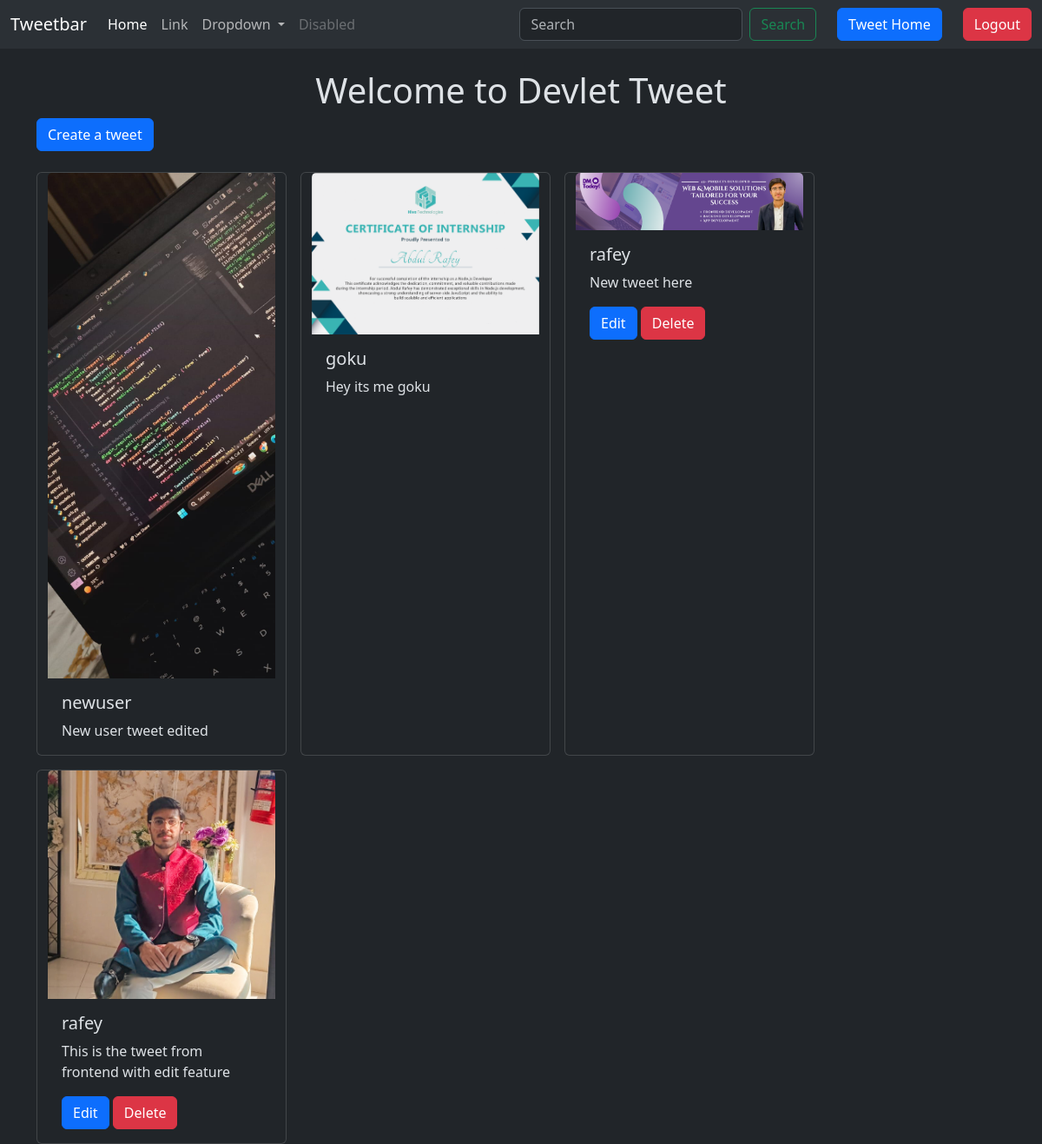
The page /tweet/ (signed in) on the database its author committed.
### tweet/models.py (models this page shows, shortened)
class Tweet(models.Model):
    user = models.ForeignKey(User, on_delete=models.CASCADE)
    text = models.TextField(max_length=280)
    photo = models.ImageField(upload_to='photos/', null=True, blank=True)
    created_at = models.DateTimeField(auto_now_add=True)
    updated_at = models.DateTimeField(auto_now=True)

### tweet/views.py (the view)
# urls.py: path('', views.tweet_list, name='tweet_list'),
def tweet_list(request):
    tweets = Tweet.objects.all().order_by('-created_at')
    return render(request,'tweet_list.html', {'tweets': tweets})

### tweet/templates/tweet_list.html
{% extends 'layout.html'%} {% block content %}
<h1 class="text-center mt-4">Welcome to Devlet Tweet</h1>
<a class="btn btn-primary mb-4" href="{% url 'tweet_create' %}">
  Create a tweet
</a>
<div class="container row gap-3">
  {% for tweet in tweets %}
  <div class="card" style="width: 18rem">
    <img src="{{tweet.photo.url}}" class="card-img-top" alt="..." />
    <div class="card-body">
      <h5 class="card-title">{{tweet.user.username}}</h5>
      <p class="card-text">{{tweet.text}}</p>
      {% if tweet.user == request.user %}
      <a href="{% url 'tweet_edit' tweet.id %}" class="btn btn-primary">Edit</a>
      <a href="{% url 'tweet_delete' tweet.id %}" class="btn btn-danger"
        >Delete</a
      >
      {% endif %}
    </div>
  </div>
  {% endfor %}
</div>
{% endblock %}

### rows shown on the page
Tweet: photo (picture), user.username "newuser", text "New user tweet edited"
Tweet: photo (picture), user.username "goku", text "Hey its me goku"
Tweet: photo (picture), user.username "rafey", text "New tweet here", shows "Edit"
Tweet: photo (picture), user.username "rafey", text "This is the tweet from frontend with edit feature", shows "Edit"
